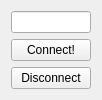
<?xml version="1.0" encoding="UTF-8"?>
<ui version="4.0">
 <class>MainWindow</class>
 <widget class="QMainWindow" name="MainWindow">
  <property name="geometry">
   <rect>
    <x>0</x>
    <y>0</y>
    <width>98</width>
    <height>94</height>
   </rect>
  </property>
  <property name="windowTitle">
   <string>MainWindow</string>
  </property>
  <widget class="QWidget" name="centralWidget">
   <layout class="QVBoxLayout" name="verticalLayout">
    <item>
     <widget class="QLineEdit" name="IpEdit"/>
    </item>
    <item>
     <widget class="QPushButton" name="ConnectButton">
      <property name="text">
       <string>Connect!</string>
      </property>
     </widget>
    </item>
    <item>
     <widget class="QPushButton" name="DisconnectButton">
      <property name="text">
       <string>Disconnect</string>
      </property>
     </widget>
    </item>
   </layout>
  </widget>
 </widget>
 <layoutdefault spacing="6" margin="11"/>
 <resources/>
 <connections/>
</ui>
